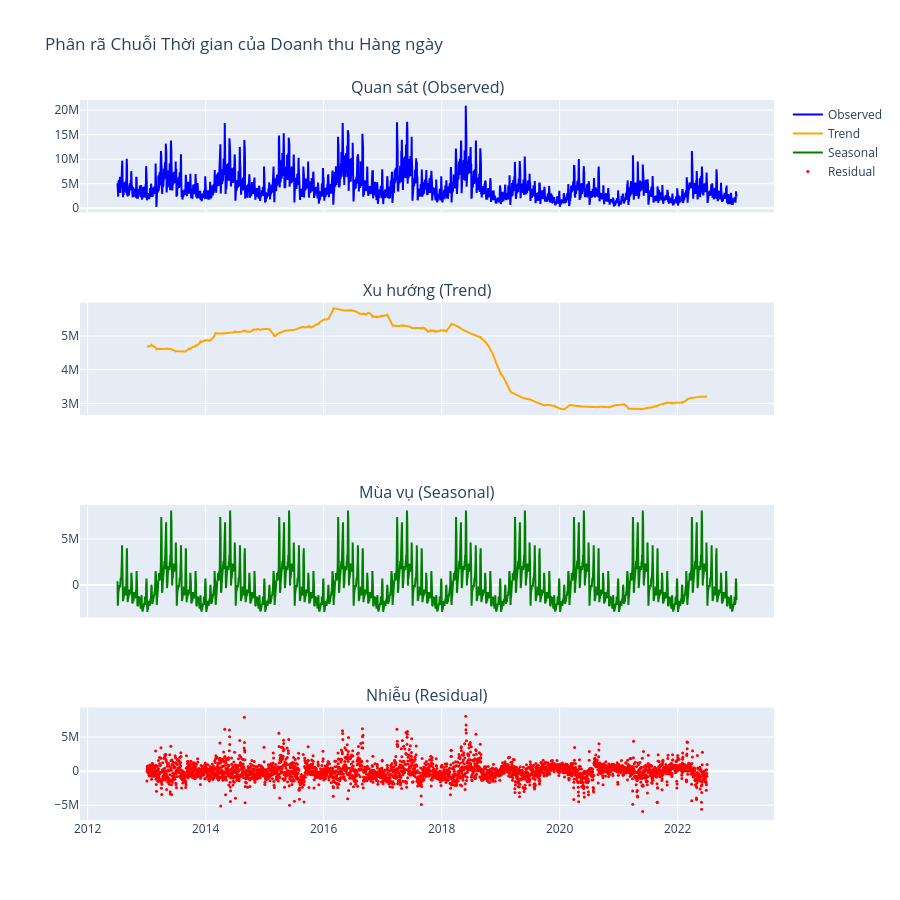

Notebook cell for this chart:
### Markdown cell above
## 3. Phân rã Chuỗi Thời gian (Seasonal Decomposition)

Sử dụng chu kỳ 365 ngày để bắt tính mùa vụ hàng năm. Trực quan hóa các thành phần bằng Plotly để có thể tương tác.

### Code cell
# Chuyển đổi sang định dạng Pandas để tương thích với thư viện statsmodels.
df_pd = df.to_pandas().set_index('Date')

# Thực hiện phân tích chuỗi thời gian.
# Sử dụng mô hình cộng làm mốc tham chiếu
result = seasonal_decompose(df_pd['Revenue'], model='additive', period=365) #tìm quy luật theo năm 365 ngày

# Plot the components with Plotly
fig = make_subplots(rows=4, cols=1, shared_xaxes=True, 
                    subplot_titles=('Quan sát (Observed)', 'Xu hướng (Trend)', 'Mùa vụ (Seasonal)', 'Nhiễu (Residual)'))

fig.add_trace(go.Scatter(x=result.observed.index, y=result.observed, name='Observed', line=dict(color='blue')), row=1, col=1)
fig.add_trace(go.Scatter(x=result.trend.index, y=result.trend, name='Trend', line=dict(color='orange')), row=2, col=1)
fig.add_trace(go.Scatter(x=result.seasonal.index, y=result.seasonal, name='Seasonal', line=dict(color='green')), row=3, col=1)
fig.add_trace(go.Scatter(x=result.resid.index, y=result.resid, name='Residual', mode='markers', marker=dict(size=3, color='red')), row=4, col=1)

fig.update_layout(height=900, title_text="Phân rã Chuỗi Thời gian của Doanh thu Hàng ngày", hovermode="x unified")
fig.show()

### Figure 1 — Plotly figure (JSON) as saved in the notebook; plotly's stock layout.template omitted (floating-point values rounded to 4 significant figures; data arrays with more than 128 entries replaced by an {"elided": "..."} marker saying what was removed)
{"data": [{"line": {"color": "blue"}, "name": "Observed", "type": "scatter", "x": {"elided": "3833 str values"}, "xaxis": "x", "y": {"elided": "3833 float values"}, "yaxis": "y"}, {"line": {"color": "orange"}, "name": "Trend", "type": "scatter", "x": {"elided": "3833 str values"}, "xaxis": "x2", "y": {"elided": "3833 float values"}, "yaxis": "y2"}, {"line": {"color": "green"}, "name": "Seasonal", "type": "scatter", "x": {"elided": "3833 str values"}, "xaxis": "x3", "y": {"elided": "3833 float values"}, "yaxis": "y3"}, {"marker": {"color": "red", "size": 3}, "mode": "markers", "name": "Residual", "type": "scatter", "x": {"elided": "3833 str values"}, "xaxis": "x4", "y": {"elided": "3833 float values"}, "yaxis": "y4"}], "layout": {"annotations": [{"font": {"size": 16}, "showarrow": false, "text": "Quan sát (Observed)", "x": 0.5, "xanchor": "center", "xref": "paper", "y": 1, "yanchor": "bottom", "yref": "paper"}, {"font": {"size": 16}, "showarrow": false, "text": "Xu hướng (Trend)", "x": 0.5, "xanchor": "center", "xref": "paper", "y": 0.7188, "yanchor": "bottom", "yref": "paper"}, {"font": {"size": 16}, "showarrow": false, "text": "Mùa vụ (Seasonal)", "x": 0.5, "xanchor": "center", "xref": "paper", "y": 0.4375, "yanchor": "bottom", "yref": "paper"}, {"font": {"size": 16}, "showarrow": false, "text": "Nhiễu (Residual)", "x": 0.5, "xanchor": "center", "xref": "paper", "y": 0.1562, "yanchor": "bottom", "yref": "paper"}], "height": 900, "hovermode": "x unified", "title": {"text": "Phân rã Chuỗi Thời gian của Doanh thu Hàng ngày"}, "xaxis": {"anchor": "y", "domain": [0, 1], "matches": "x4", "showticklabels": false}, "xaxis2": {"anchor": "y2", "domain": [0, 1], "matches": "x4", "showticklabels": false}, "xaxis3": {"anchor": "y3", "domain": [0, 1], "matches": "x4", "showticklabels": false}, "xaxis4": {"anchor": "y4", "domain": [0, 1]}, "yaxis": {"anchor": "x", "domain": [0.8438, 1]}, "yaxis2": {"anchor": "x2", "domain": [0.5625, 0.7188]}, "yaxis3": {"anchor": "x3", "domain": [0.2812, 0.4375]}, "yaxis4": {"anchor": "x4", "domain": [0, 0.1562]}}}
